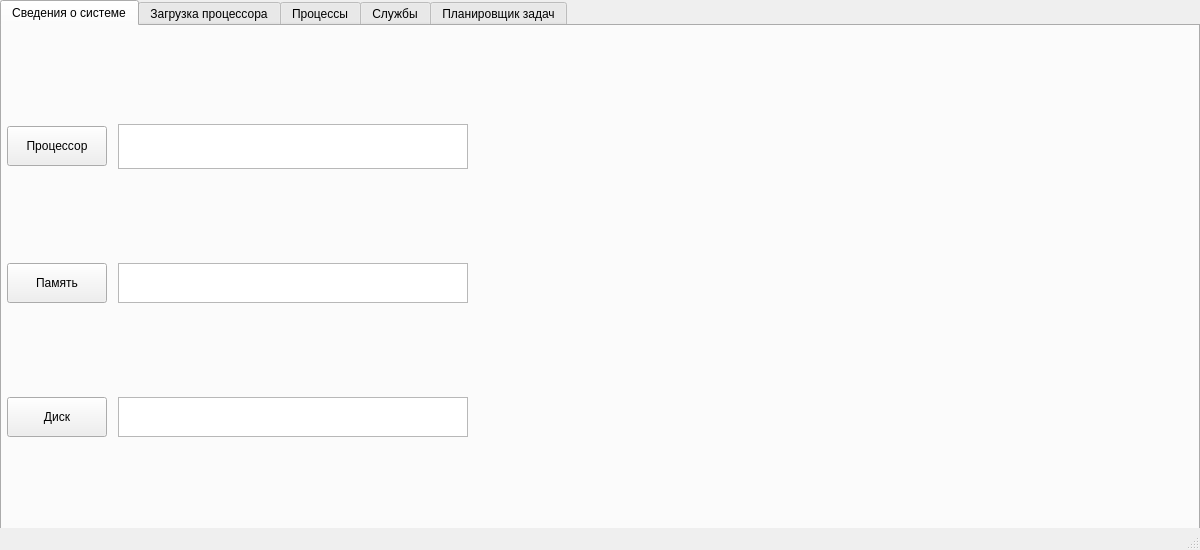
<?xml version="1.0" encoding="UTF-8"?>
<ui version="4.0">
 <class>MainWindow</class>
 <widget class="QMainWindow" name="MainWindow">
  <property name="geometry">
   <rect>
    <x>0</x>
    <y>0</y>
    <width>1200</width>
    <height>550</height>
   </rect>
  </property>
  <property name="windowTitle">
   <string>Системный монитор</string>
  </property>
  <widget class="QWidget" name="centralwidget">
   <widget class="QTabWidget" name="tabWidget">
    <property name="geometry">
     <rect>
      <x>0</x>
      <y>0</y>
      <width>1200</width>
      <height>550</height>
     </rect>
    </property>
    <property name="currentIndex">
     <number>0</number>
    </property>
    <widget class="QWidget" name="tab_1">
     <attribute name="title">
      <string>Сведения о системе</string>
     </attribute>
     <widget class="QWidget" name="">
      <property name="geometry">
       <rect>
        <x>0</x>
        <y>10</y>
        <width>471</width>
        <height>491</height>
       </rect>
      </property>
      <layout class="QGridLayout" name="gridLayout">
       <item row="0" column="0">
        <widget class="QPushButton" name="pushButton_cpu">
         <property name="sizePolicy">
          <sizepolicy hsizetype="Fixed" vsizetype="Fixed">
           <horstretch>0</horstretch>
           <verstretch>0</verstretch>
          </sizepolicy>
         </property>
         <property name="minimumSize">
          <size>
           <width>100</width>
           <height>40</height>
          </size>
         </property>
         <property name="maximumSize">
          <size>
           <width>100</width>
           <height>40</height>
          </size>
         </property>
         <property name="text">
          <string>Процессор</string>
         </property>
        </widget>
       </item>
       <item row="0" column="1">
        <widget class="QTextEdit" name="textEdit_cpu">
         <property name="sizePolicy">
          <sizepolicy hsizetype="Fixed" vsizetype="Fixed">
           <horstretch>0</horstretch>
           <verstretch>0</verstretch>
          </sizepolicy>
         </property>
         <property name="minimumSize">
          <size>
           <width>350</width>
           <height>45</height>
          </size>
         </property>
         <property name="maximumSize">
          <size>
           <width>350</width>
           <height>45</height>
          </size>
         </property>
        </widget>
       </item>
       <item row="1" column="0">
        <widget class="QPushButton" name="pushButton_ram">
         <property name="sizePolicy">
          <sizepolicy hsizetype="Fixed" vsizetype="Fixed">
           <horstretch>0</horstretch>
           <verstretch>0</verstretch>
          </sizepolicy>
         </property>
         <property name="minimumSize">
          <size>
           <width>100</width>
           <height>40</height>
          </size>
         </property>
         <property name="maximumSize">
          <size>
           <width>100</width>
           <height>40</height>
          </size>
         </property>
         <property name="text">
          <string>Память</string>
         </property>
        </widget>
       </item>
       <item row="1" column="1">
        <widget class="QTextEdit" name="textEdit_ram">
         <property name="sizePolicy">
          <sizepolicy hsizetype="Fixed" vsizetype="Fixed">
           <horstretch>0</horstretch>
           <verstretch>0</verstretch>
          </sizepolicy>
         </property>
         <property name="minimumSize">
          <size>
           <width>350</width>
           <height>40</height>
          </size>
         </property>
         <property name="maximumSize">
          <size>
           <width>350</width>
           <height>40</height>
          </size>
         </property>
        </widget>
       </item>
       <item row="2" column="0">
        <widget class="QPushButton" name="pushButton_hd">
         <property name="enabled">
          <bool>true</bool>
         </property>
         <property name="minimumSize">
          <size>
           <width>100</width>
           <height>40</height>
          </size>
         </property>
         <property name="maximumSize">
          <size>
           <width>100</width>
           <height>40</height>
          </size>
         </property>
         <property name="text">
          <string>Диск</string>
         </property>
        </widget>
       </item>
       <item row="2" column="1">
        <widget class="QTextEdit" name="textEdit_hd">
         <property name="sizePolicy">
          <sizepolicy hsizetype="Fixed" vsizetype="Fixed">
           <horstretch>0</horstretch>
           <verstretch>0</verstretch>
          </sizepolicy>
         </property>
         <property name="minimumSize">
          <size>
           <width>350</width>
           <height>40</height>
          </size>
         </property>
         <property name="maximumSize">
          <size>
           <width>350</width>
           <height>40</height>
          </size>
         </property>
        </widget>
       </item>
      </layout>
     </widget>
    </widget>
    <widget class="QWidget" name="tab_2">
     <attribute name="title">
      <string>Загрузка процессора</string>
     </attribute>
    </widget>
    <widget class="QWidget" name="tab_3">
     <attribute name="title">
      <string>Процессы</string>
     </attribute>
    </widget>
    <widget class="QWidget" name="tab_4">
     <attribute name="title">
      <string>Службы</string>
     </attribute>
    </widget>
    <widget class="QWidget" name="tab_5">
     <attribute name="title">
      <string>Планировщик задач</string>
     </attribute>
    </widget>
   </widget>
  </widget>
  <widget class="QMenuBar" name="menubar">
   <property name="geometry">
    <rect>
     <x>0</x>
     <y>0</y>
     <width>1200</width>
     <height>22</height>
    </rect>
   </property>
  </widget>
  <widget class="QStatusBar" name="statusbar"/>
 </widget>
 <resources/>
 <connections/>
</ui>
